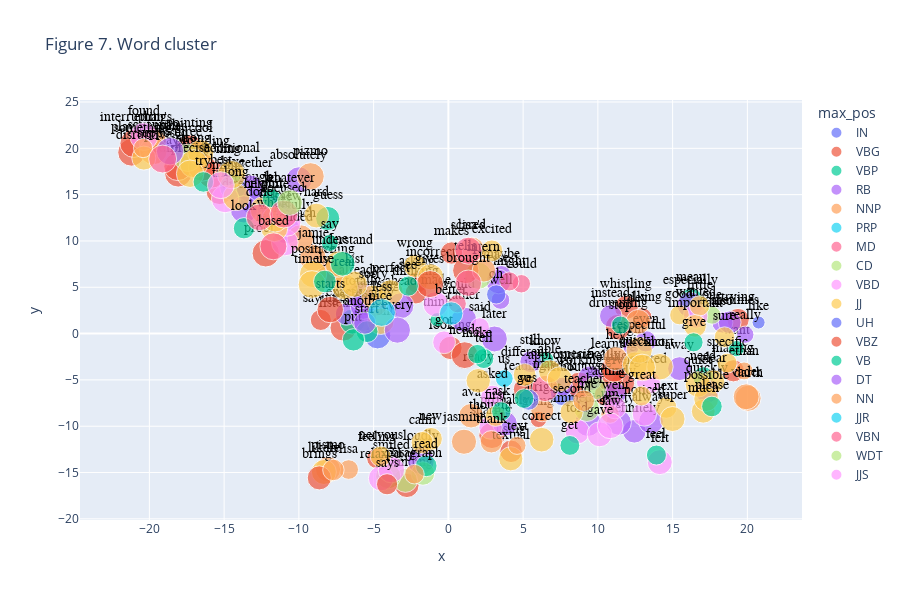

Notebook cell for this chart:
### Markdown cell above
### Interpretation:
The bottom cluster in the plot, which is centered around the word "Lisa", indicates the presence of discussions in a text-based scenario. In this particular scenario, Lisa is a character who serves as a point of reference for the student avatars, and the preservice teacher is responsible for providing constructive feedback to the students based on their perspectives of Lisa. An example of such a perspective is given in the original text, where Lisa is portrayed as being excited about her new job. The student avatars in the discussion are named Ava and Jasmine, and they are expressing their thoughts and opinions about Lisa based on the information provided in the text.

In contrast, for the cluster on the right, centered around the word "Ethan", indicates off-task behaviors from Ethan, such as "Ethan is drumming", "Ethan is whistling", "Ethan plays Darth Vader"

### Code cell
px.scatter(coords.reset_index(), 'x', 'y', 
           text='term_str', 
           color='max_pos', 
           hover_name='term_str',
           title = 'Figure 7. Word cluster',
           size='tfidf_max',
           height=600).update_traces(
                mode='markers+text', 
                textfont=dict(color='black', size=14, family='Arial'),
                textposition='top center')

### Figure 1 — Plotly figure (JSON) as saved in the notebook; plotly's stock layout.template omitted (floating-point values rounded to 4 significant figures)
{"data": [{"hovertemplate": "<b>%{hovertext}</b><br><br>max_pos=IN<br>x=%{x}<br>y=%{y}<br>tfidf_max=%{marker.size}<br>term_str=%{text}<extra></extra>", "hovertext": ["like", "around", "though", "without"], "legendgroup": "IN", "marker": {"color": "#636efa", "size": [1.554, 6.417, 6.24, 6.583], "sizemode": "area", "sizeref": 0.01824, "symbol": "circle"}, "mode": "markers+text", "name": "IN", "orientation": "v", "showlegend": true, "text": ["like", "around", "though", "without"], "textfont": {"color": "black", "family": "Arial", "size": 14}, "textposition": "top center", "type": "scatter", "x": [20.75, -4.735, -13.05, 7.707], "xaxis": "x", "y": [1.198, -0.2258, 14.21, -6.357], "yaxis": "y"}, {"hovertemplate": "<b>%{hovertext}</b><br><br>max_pos=VBG<br>x=%{x}<br>y=%{y}<br>tfidf_max=%{marker.size}<br>term_str=%{text}<extra></extra>", "hovertext": ["going", "talking", "asking", "saying", "feeling", "trying", "using", "making", "thinking", "giving", "looking", "getting", "whistling", "reading", "pounding", "telling", "drumming", "sharing", "working", "listening", "pointing", "probing", "focusing", "redirecting", "teaching", "coming", "happening", "learning", "paying", "playing", "providing", "interrupting"], "legendgroup": "VBG", "marker": {"color": "#EF553B", "size": [2.44, 3.65, 4.172, 4.045, 3.901, 4.574, 4.637, 4.489, 4.311, 4.975, 4.998, 5.296, 5.24, 5.021, 5.355, 5.692, 6.033, 6.296, 6.212, 6.448, 6.77, 6.853, 4.062, 6.731, 6.77, 6.811, 6.853, 6.24, 7.296, 6.94, 7.082, 7.133], "sizemode": "area", "sizeref": 0.01824, "symbol": "circle"}, "mode": "markers+text", "name": "VBG", "orientation": "v", "showlegend": true, "text": ["going", "talking", "asking", "saying", "feeling", "trying", "using", "making", "thinking", "giving", "looking", "getting", "whistling", "reading", "pounding", "telling", "drumming", "sharing", "working", "listening", "pointing", "probing", "focusing", "redirecting", "teaching", "coming", "happening", "learning", "paying", "playing", "providing", "interrupting"], "textfont": {"color": "black", "family": "Arial", "size": 14}, "textposition": "top center", "type": "scatter", "x": [6.025, 12.96, -2.11, -8.533, -4.776, 19.38, 4.193, 19.06, -2.17, 11.68, 0.1375, 10.57, 11.91, 5.127, -2.772, 10.81, 11.36, 2.914, 8.771, -7.03, -17.31, -12.21, -4.839, -18.07, -7.839, -15.3, -15.84, 11.09, -18.09, -21.19, -16.46, -21.04], "xaxis": "x", "y": [-9.263, 1.72, 5.525, 1.472, -13.46, 1.512, -12.71, -4.018, 4.371, -5.369, -1.547, -6.568, 2.826, -6.029, -16.4, -4.978, 0.6995, -10.99, -5.565, 0.6199, 19.97, 8.668, 3.019, 17.28, 6.383, 15.4, 17.17, -3.832, 18.04, 19.56, 17.95, 20.52], "yaxis": "y"}, {"hovertemplate": "<b>%{hovertext}</b><br><br>max_pos=VBP<br>x=%{x}<br>y=%{y}<br>tfidf_max=%{marker.size}<br>term_str=%{text}<extra></extra>", "hovertext": ["think", "want", "know", "need", "mean", "guess", "cannot", "love"], "legendgroup": "VBP", "marker": {"color": "#00cc96", "size": [1.819, 2.448, 2.514, 3.975, 4.975, 5.34, 5.731, 6.386], "sizemode": "area", "sizeref": 0.01824, "symbol": "circle"}, "mode": "markers+text", "name": "VBP", "orientation": "v", "showlegend": true, "text": ["think", "want", "know", "need", "mean", "guess", "cannot", "love"], "textfont": {"color": "black", "family": "Arial", "size": 14}, "textposition": "top center", "type": "scatter", "x": [-0.7524, 19.25, 6.51, 17.05, 16.25, -8.07, -6.419, -14.41], "xaxis": "x", "y": [1.5, -1.62, -2.864, -4.706, 3.631, 12.42, 1.299, 15.81], "yaxis": "y"}, {"hovertemplate": "<b>%{hovertext}</b><br><br>max_pos=RB<br>x=%{x}<br>y=%{y}<br>tfidf_max=%{marker.size}<br>term_str=%{text}<extra></extra>", "hovertext": ["really", "right", "well", "back", "maybe", "also", "even", "still", "instead", "exactly", "sometimes", "actually", "definitely", "quickly", "away", "else", "probably", "always", "specifically", "rather", "pretty", "especially", "absolutely", "immediately", "ahead", "necessarily", "totally", "later", "loudly", "quite", "already", "together", "hopefully", "directly"], "legendgroup": "RB", "marker": {"color": "#ab63fa", "size": [2.716, 2.342, 3.143, 3.322, 3.791, 4.01, 4.146, 4.304, 4.627, 4.565, 4.731, 4.986, 5.07, 5.172, 5.199, 5.514, 5.565, 5.618, 5.692, 5.94, 5.832, 6.058, 6.133, 6.417, 6.185, 6.268, 6.268, 6.159, 6.514, 6.77, 6.77, 6.77, 6.811, 6.853], "sizemode": "area", "sizeref": 0.01824, "symbol": "circle"}, "mode": "markers+text", "name": "RB", "orientation": "v", "showlegend": true, "text": ["really", "right", "well", "back", "maybe", "also", "even", "still", "instead", "exactly", "sometimes", "actually", "definitely", "quickly", "away", "else", "probably", "always", "specifically", "rather", "pretty", "especially", "absolutely", "immediately", "ahead", "necessarily", "totally", "later", "loudly", "quite", "already", "together", "hopefully", "directly"], "textfont": {"color": "black", "family": "Arial", "size": 14}, "textposition": "top center", "type": "scatter", "x": [19.86, 12.22, 3.487, 7.673, 3.542, 18.33, 13.2, 5.512, 10.86, -6.817, 18.82, 11.11, 12.44, 17.31, 15.47, 3.353, 3.785, 13.55, 9.482, 1.041, 11.4, 16.17, -9.993, 9.336, -3.18, -5.666, -5.684, 3.079, -1.834, -11.63, -5.915, -13.28, -10.82, -13.67], "xaxis": "x", "y": [-0.1159, -1.47, 3.621, -5.715, 6.252, 1.188, -0.8299, -3.038, 1.897, 2.106, 1.219, -6.501, -10.55, -6.21, -3.787, 5.619, -9.73, -9.491, -4.827, 1.496, -9.609, 3.094, 16.61, -9.679, 3.006, 1.661, 2.948, -0.5831, -13.75, 13.36, 4.147, 15.66, 11.16, 13.41], "yaxis": "y"}, {"hovertemplate": "<b>%{hovertext}</b><br><br>max_pos=NNP<br>x=%{x}<br>y=%{y}<br>tfidf_max=%{marker.size}<br>term_str=%{text}<extra></extra>", "hovertext": ["ethan", "um", "lisa", "ava", "dev", "alright", "jasmine", "hey", "pismo", "darth", "vader", "lisa's", "jamie", "coach", "ethan's", "pizmo", "savannah"], "legendgroup": "NNP", "marker": {"color": "#FFA15A", "size": [2.94, 3.123, 3.535, 5.497, 5.565, 4.821, 5.791, 5.24, 5.77, 6.185, 6.133, 6.159, 6.583, 6.548, 6.896, 6.811, 6.94], "sizemode": "area", "sizeref": 0.01824, "symbol": "circle"}, "mode": "markers+text", "name": "NNP", "orientation": "v", "showlegend": true, "text": ["ethan", "um", "lisa", "ava", "dev", "alright", "jasmine", "hey", "pismo", "darth", "vader", "lisa's", "jamie", "coach", "ethan's", "pizmo", "savannah"], "textfont": {"color": "black", "family": "Arial", "size": 14}, "textposition": "top center", "type": "scatter", "x": [19.78, 10.82, -6.669, 1.519, 12.7, 6.281, 1.044, 11.18, -8.051, 20.05, 19.92, 1.558, -9.069, -9.898, -19.77, -9.216, -19.73], "xaxis": "x", "y": [-4.032, -8.692, -14.68, -8.867, 1.268, -8.277, -11.68, -2.709, -14.65, -6.98, -6.824, 9.02, 8.174, 10.31, 20.65, 16.98, 19.72], "yaxis": "y"}, {"hovertemplate": "<b>%{hovertext}</b><br><br>max_pos=PRP<br>x=%{x}<br>y=%{y}<br>tfidf_max=%{marker.size}<br>term_str=%{text}<extra></extra>", "hovertext": ["us"], "legendgroup": "PRP", "marker": {"color": "#19d3f3", "size": [2.893], "sizemode": "area", "sizeref": 0.01824, "symbol": "circle"}, "mode": "markers+text", "name": "PRP", "orientation": "v", "showlegend": true, "text": ["us"], "textfont": {"color": "black", "family": "Arial", "size": 14}, "textposition": "top center", "type": "scatter", "x": [3.741], "xaxis": "x", "y": [-4.859], "yaxis": "y"}, {"hovertemplate": "<b>%{hovertext}</b><br><br>max_pos=MD<br>x=%{x}<br>y=%{y}<br>tfidf_max=%{marker.size}<br>term_str=%{text}<extra></extra>", "hovertext": ["could", "would", "might", "may"], "legendgroup": "MD", "marker": {"color": "#FF6692", "size": [3.107, 2.98, 3.386, 6.296], "sizemode": "area", "sizeref": 0.01824, "symbol": "circle"}, "mode": "markers+text", "name": "MD", "orientation": "v", "showlegend": true, "text": ["could", "would", "might", "may"], "textfont": {"color": "black", "family": "Arial", "size": 14}, "textposition": "top center", "type": "scatter", "x": [4.88, 0.5988, 4.076, 6.46], "xaxis": "x", "y": [5.377, 3.216, 5.634, -5.924], "yaxis": "y"}, {"hovertemplate": "<b>%{hovertext}</b><br><br>max_pos=CD<br>x=%{x}<br>y=%{y}<br>tfidf_max=%{marker.size}<br>term_str=%{text}<extra></extra>", "hovertext": ["one", "four", "two", "20", "22", "five", "14", "three"], "legendgroup": "CD", "marker": {"color": "#B6E880", "size": [2.96, 5.058, 4.721, 5.296, 5.791, 5.963, 6.731, 6.853], "sizemode": "area", "sizeref": 0.01824, "symbol": "circle"}, "mode": "markers+text", "name": "CD", "orientation": "v", "showlegend": true, "text": ["one", "four", "two", "20", "22", "five", "14", "three"], "textfont": {"color": "black", "family": "Arial", "size": 14}, "textposition": "top center", "type": "scatter", "x": [17.64, -1.702, 9.808, -2.87, -4.022, 9.257, 1.999, -17.43], "xaxis": "x", "y": [1.981, -15.11, -5.92, -15.84, -15.4, -8.113, 6.248, 18.98], "yaxis": "y"}, {"hovertemplate": "<b>%{hovertext}</b><br><br>max_pos=VBD<br>x=%{x}<br>y=%{y}<br>tfidf_max=%{marker.size}<br>term_str=%{text}<extra></extra>", "hovertext": ["said", "asked", "went", "got", "thought", "started", "noticed", "wanted", "told", "gave", "felt", "relaxed", "made", "saw", "smiled", "responded", "tried", "found", "knew"], "legendgroup": "VBD", "marker": {"color": "#FF97FF", "size": [3.429, 4.811, 4.618, 4.741, 4.907, 5.199, 5.417, 5.465, 5.481, 5.692, 5.692, 5.77, 5.832, 6.058, 6.355, 6.481, 6.896, 7.033, 7.24], "sizemode": "area", "sizeref": 0.01824, "symbol": "circle"}, "mode": "markers+text", "name": "VBD", "orientation": "v", "showlegend": true, "text": ["said", "asked", "went", "got", "thought", "started", "noticed", "wanted", "told", "gave", "felt", "relaxed", "made", "saw", "smiled", "responded", "tried", "found", "knew"], "textfont": {"color": "black", "family": "Arial", "size": 14}, "textposition": "top center", "type": "scatter", "x": [2.097, 2.932, 11.15, -0.2865, 2.816, 13.38, 13.11, 16.54, 8.634, 10.12, 14.14, -4.51, -0.8493, 10.83, -3.808, -10.94, -14.93, -20.37, -10.8], "xaxis": "x", "y": [0.6704, -6.811, -7.99, -0.9413, -10.15, -5.283, -8.678, 1.892, -10.59, -10.88, -13.88, -15.63, 3.17, -9.957, -14.7, 9.828, 14.53, 21.27, 12.03], "yaxis": "y"}, {"hovertemplate": "<b>%{hovertext}</b><br><br>max_pos=JJ<br>x=%{x}<br>y=%{y}<br>tfidf_max=%{marker.size}<br>term_str=%{text}<extra></extra>", "hovertext": ["specific", "great", "good", "sure", "first", "little", "nervous", "excited", "next", "wrong", "textual", "important", "different", "able", "new", "clear", "calm", "second", "much", "quiet", "possible", "hard", "super", "appropriate", "likely", "ready", "sorry", "correct", "real", "quick", "respectful", "short", "succinct", "incorrect", "last", "fine", "nice", "long", "positive", "whole", "helpful", "perfect", "direct", "timely", "disruptive", "cool", "strong", "additional", "precise"], "legendgroup": "JJ", "marker": {"color": "#FECB52", "size": [3.646, 3.565, 3.51, 3.874, 3.811, 3.775, 3.957, 4.326, 4.206, 4.791, 5.34, 4.683, 4.731, 4.741, 4.811, 4.986, 4.531, 4.929, 5.199, 5.963, 5.674, 5.6, 5.731, 5.811, 5.692, 5.448, 5.133, 5.548, 6.107, 5.832, 6.296, 6.417, 6.481, 6.212, 6.268, 6.296, 6.417, 6.583, 6.77, 6.583, 6.583, 5.896, 6.296, 7.033, 5.275, 6.268, 7.185, 7.296, 6.896], "sizemode": "area", "sizeref": 0.01824, "symbol": "circle"}, "mode": "markers+text", "name": "JJ", "orientation": "v", "showlegend": true, "text": ["specific", "great", "good", "sure", "first", "little", "nervous", "excited", "next", "wrong", "textual", "important", "different", "able", "new", "clear", "calm", "second", "much", "quiet", "possible", "hard", "super", "appropriate", "likely", "ready", "sorry", "correct", "real", "quick", "respectful", "short", "succinct", "incorrect", "last", "fine", "nice", "long", "positive", "whole", "helpful", "perfect", "direct", "timely", "disruptive", "cool", "strong", "additional", "precise"], "textfont": {"color": "black", "family": "Arial", "size": 14}, "textposition": "top center", "type": "scatter", "x": [18.65, 12.92, 15.46, 18.47, 3.156, 16.81, -4.531, 2.908, 14.57, -2.228, 4.173, 16.5, 5.099, 6.792, -1.168, 17.71, -1.746, 8.242, 17.05, 16.69, 17.25, -8.832, 14.99, 7.447, -8.326, 1.998, -5.04, 6.238, -6.938, 12.48, 12.77, 14.15, 12.96, -1.192, -6.291, -7.365, -4.521, -14.18, -9.048, -11.64, -12.36, -3.863, -11.59, -9.118, -20.37, -16.56, -17.03, -14.51, -17.28], "xaxis": "x", "y": [-3.195, -6.732, 2.003, -0.3863, -8.917, 3.001, -13.27, 8.931, -7.989, 7.291, -13.52, 0.8297, -4.456, -4.073, -11.37, -5.184, -11.76, -8.488, -8.386, -5.481, -7.057, 12.74, -9.224, -4.934, -14.94, -5.089, 3.963, -11.45, 5.044, -3.351, -1.788, -3.579, -3.659, 6.126, 5.333, 7.499, 1.335, 14.73, 6.424, 11.38, 13.37, 4.45, 12.38, 5.298, 18.95, 19.52, 18.34, 17.16, 17.26], "yaxis": "y"}, {"hovertemplate": "<b>%{hovertext}</b><br><br>max_pos=UH<br>x=%{x}<br>y=%{y}<br>tfidf_max=%{marker.size}<br>term_str=%{text}<extra></extra>", "hovertext": ["oh", "yes"], "legendgroup": "UH", "marker": {"color": "#636efa", "size": [3.405, 3.986], "sizemode": "area", "sizeref": 0.01824, "symbol": "circle"}, "mode": "markers+text", "name": "UH", "orientation": "v", "showlegend": true, "text": ["oh", "yes"], "textfont": {"color": "black", "family": "Arial", "size": 14}, "textposition": "top center", "type": "scatter", "x": [3.2, 5.354], "xaxis": "x", "y": [4.229, -7.143], "yaxis": "y"}, {"hovertemplate": "<b>%{hovertext}</b><br><br>max_pos=VBZ<br>x=%{x}<br>y=%{y}<br>tfidf_max=%{marker.size}<br>term_str=%{text}<extra></extra>", "hovertext": ["says", "makes", "brings", "tells", "starts", "gives", "needs"], "legendgroup": "VBZ", "marker": {"color": "#EF553B", "size": [4.101, 4.565, 5.296, 6.326, 6.417, 6.692, 6.583], "sizemode": "area", "sizeref": 0.01824, "symbol": "circle"}, "mode": "markers+text", "name": "VBZ", "orientation": "v", "showlegend": true, "text": ["says", "makes", "brings", "tells", "starts", "gives", "needs"], "textfont": {"color": "black", "family": "Arial", "size": 14}, "textposition": "top center", "type": "scatter", "x": [-4.1, 0.2192, -8.635, 1.164, -7.901, -1.231, 1.09], "xaxis": "x", "y": [-16.27, 8.697, -15.58, 6.806, 2.594, 5.346, -2.329], "yaxis": "y"}, {"hovertemplate": "<b>%{hovertext}</b><br><br>max_pos=VB<br>x=%{x}<br>y=%{y}<br>tfidf_max=%{marker.size}<br>term_str=%{text}<extra></extra>", "hovertext": ["say", "give", "feel", "get", "ask", "read", "stop", "go", "see", "please", "let", "start", "put", "use", "tell", "make", "understand", "try", "look"], "legendgroup": "VB", "marker": {"color": "#00cc96", "size": [2.616, 3.352, 3.674, 3.596, 3.436, 4.268, 2.986, 3.51, 3.716, 3.896, 3.152, 4.355, 4.557, 4.683, 3.65, 3.417, 5.548, 3.869, 4.152], "sizemode": "area", "sizeref": 0.01824, "symbol": "circle"}, "mode": "markers+text", "name": "VB", "orientation": "v", "showlegend": true, "text": ["say", "give", "feel", "get", "ask", "read", "stop", "go", "see", "please", "let", "start", "put", "use", "tell", "make", "understand", "try", "look"], "textfont": {"color": "black", "family": "Arial", "size": 14}, "textposition": "top center", "type": "scatter", "x": [-7.93, 16.4, 13.92, 8.127, 3.541, -1.481, 11.51, 5.061, -2.678, 17.63, -11.84, -5.437, -6.351, -8.262, 2.374, 1.937, -7.07, -16.39, -13.67], "xaxis": "x", "y": [9.782, -0.9429, -13.11, -12.08, -8.411, -14.28, 0.9219, -7.016, 5.129, -7.871, 14.63, 0.212, -0.6777, 5.625, -2.695, -2.214, 7.531, 16.37, 11.37], "yaxis": "y"}, {"hovertemplate": "<b>%{hovertext}</b><br><br>max_pos=DT<br>x=%{x}<br>y=%{y}<br>tfidf_max=%{marker.size}<br>term_str=%{text}<extra></extra>", "hovertext": ["another", "every", "either"], "legendgroup": "DT", "marker": {"color": "#ab63fa", "size": [4.497, 6.296, 6.853], "sizemode": "area", "sizeref": 0.01824, "symbol": "circle"}, "mode": "markers+text", "name": "DT", "orientation": "v", "showlegend": true, "text": ["another", "every", "either"], "textfont": {"color": "black", "family": "Arial", "size": 14}, "textposition": "top center", "type": "scatter", "x": [-5.592, -3.411, -18.61], "xaxis": "x", "y": [1.131, 0.3753, 19.68], "yaxis": "y"}, {"hovertemplate": "<b>%{hovertext}</b><br><br>max_pos=NN<br>x=%{x}<br>y=%{y}<br>tfidf_max=%{marker.size}<br>term_str=%{text}<extra></extra>", "hovertext": ["text", "teacher", "paragraph", "thank", "intern", "lie", "something"], "legendgroup": "NN", "marker": {"color": "#FFA15A", "size": [2.952, 4.212, 3.502, 4.592, 4.998, 4.199, 3.367], "sizemode": "area", "sizeref": 0.01824, "symbol": "circle"}, "mode": "markers+text", "name": "NN", "orientation": "v", "showlegend": true, "text": ["text", "teacher", "paragraph", "thank", "intern", "lie", "something"], "textfont": {"color": "black", "family": "Arial", "size": 14}, "textposition": "top center", "type": "scatter", "x": [4.594, 9.056, -2.269, 2.879, 2.376, -7.689, -20.42], "xaxis": "x", "y": [-12.08, -7.252, -15.18, -11.68, 6.824, -14.72, 20.03], "yaxis": "y"}, {"hovertemplate": "<b>%{hovertext}</b><br><br>max_pos=JJR<br>x=%{x}<br>y=%{y}<br>tfidf_max=%{marker.size}<br>term_str=%{text}<extra></extra>", "hovertext": ["better", "less"], "legendgroup": "JJR", "marker": {"color": "#19d3f3", "size": [5.045, 6.94], "sizemode": "area", "sizeref": 0.01824, "symbol": "circle"}, "mode": "markers+text", "name": "JJR", "orientation": "v", "showlegend": true, "text": ["better", "less"], "textfont": {"color": "black", "family": "Arial", "size": 14}, "textposition": "top center", "type": "scatter", "x": [0.1877, -4.461], "xaxis": "x", "y": [2.166, 2.262], "yaxis": "y"}, {"hovertemplate": "<b>%{hovertext}</b><br><br>max_pos=VBN<br>x=%{x}<br>y=%{y}<br>tfidf_max=%{marker.size}<br>term_str=%{text}<extra></extra>", "hovertext": ["brought", "done", "scared", "based", "supposed", "focused"], "legendgroup": "VBN", "marker": {"color": "#FF6692", "size": [6.326, 6.548, 6.731, 6.655, 7.133, 7.185], "sizemode": "area", "sizeref": 0.01824, "symbol": "circle"}, "mode": "markers+text", "name": "VBN", "orientation": "v", "showlegend": true, "text": ["brought", "done", "scared", "based", "supposed", "focused"], "textfont": {"color": "black", "family": "Arial", "size": 14}, "textposition": "top center", "type": "scatter", "x": [1.339, -12.63, 1.341, -11.7, -19.11, -11.0], "xaxis": "x", "y": [5.443, 12.55, 8.945, 9.421, 18.84, 12.91], "yaxis": "y"}, {"hovertemplate": "<b>%{hovertext}</b><br><br>max_pos=WDT<br>x=%{x}<br>y=%{y}<br>tfidf_max=%{marker.size}<br>term_str=%{text}<extra></extra>", "hovertext": ["whatever"], "legendgroup": "WDT", "marker": {"color": "#B6E880", "size": [5.853], "sizemode": "area", "sizeref": 0.01824, "symbol": "circle"}, "mode": "markers+text", "name": "WDT", "orientation": "v", "showlegend": true, "text": ["whatever"], "textfont": {"color": "black", "family": "Arial", "size": 14}, "textposition": "top center", "type": "scatter", "x": [-10.61], "xaxis": "x", "y": [14.13], "yaxis": "y"}, {"hovertemplate": "<b>%{hovertext}</b><br><br>max_pos=JJS<br>x=%{x}<br>y=%{y}<br>tfidf_max=%{marker.size}<br>term_str=%{text}<extra></extra>", "hovertext": ["best"], "legendgroup": "JJS", "marker": {"color": "#FF97FF", "size": [6.618], "sizemode": "area", "sizeref": 0.01824, "symbol": "circle"}, "mode": "markers+text", "name": "JJS", "orientation": "v", "showlegend": true, "text": ["best"], "textfont": {"color": "black", "family": "Arial", "size": 14}, "textposition": "top center", "type": "scatter", "x": [-15.22], "xaxis": "x", "y": [16.02], "yaxis": "y"}], "layout": {"height": 600, "legend": {"itemsizing": "constant", "title": {"text": "max_pos"}, "tracegroupgap": 0}, "title": {"text": "Figure 7. Word cluster"}, "xaxis": {"anchor": "y", "domain": [0, 1], "title": {"text": "x"}}, "yaxis": {"anchor": "x", "domain": [0, 1], "title": {"text": "y"}}}}
